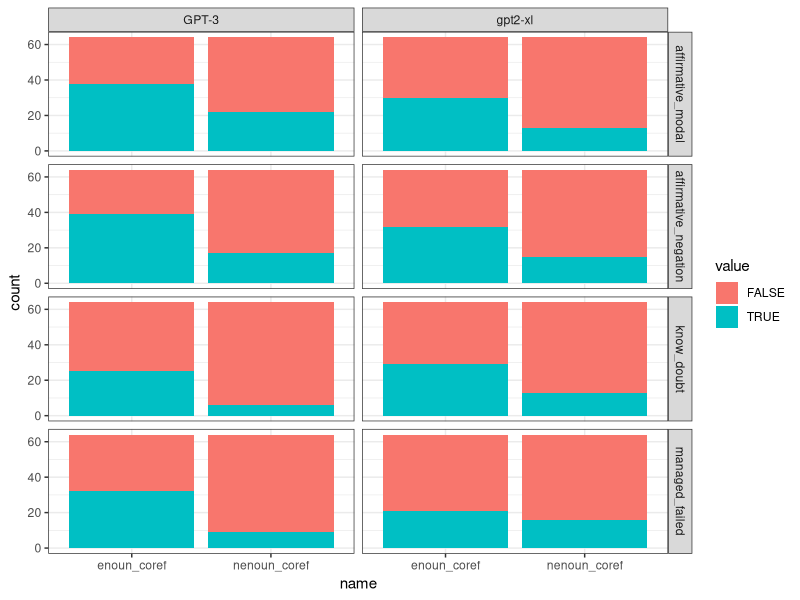
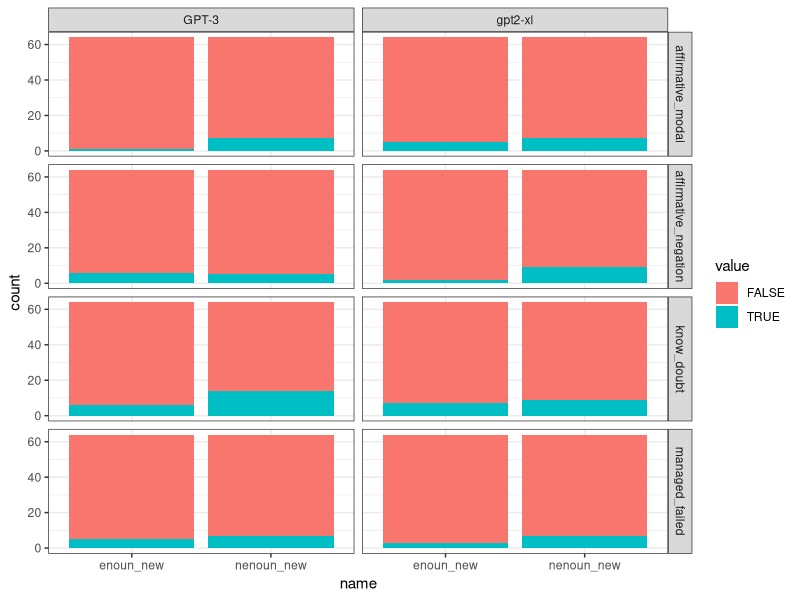

Source code (R) for these figures, in order:

library(tidyverse)
setwd(dirname(rstudioapi::getActiveDocumentContext()$path))
theme_set(theme_bw())

d = read.csv("annotations_round1.csv")



d2 = d %>% 
  mutate(modal_order = case_when(grepl("negation_affirmative", id) ~ 2,
                                 grepl("failed_managed", id) ~ 2,
                                 grepl("doubt_know", id) ~ 2,
                                 grepl("modal_affirmative", id) ~ 2,
                                 TRUE ~ 1)) %>%
  mutate(enoun_coref = case_when(order == 1 & modal_order == 1 ~ Noun.1.COREF, 
                                 order == 2 & modal_order == 2 ~ Noun.1.COREF, 
                                 TRUE ~  Noun.2.COREF),
         nenoun_coref = case_when(order == 1 & modal_order == 1 ~ Noun.2.COREF, 
                                  order == 2 & modal_order == 2 ~ Noun.2.COREF, 
                                  TRUE ~  Noun.1.COREF),
         enoun_new = case_when(order == 1 & modal_order == 1 ~ Noun.1.NEW, 
                               order == 2 & modal_order == 2 ~ Noun.1.NEW, 
                               TRUE ~  Noun.2.NEW),
         nenoun_new = case_when(order == 1 & modal_order == 1 ~ Noun.2.NEW, 
                                  order == 2 & modal_order == 2 ~ Noun.2.NEW, 
                                  TRUE ~  Noun.1.NEW),
         enoun_modal = case_when(order == 1 & modal_order == 1 ~ Noun.1.MODAL, 
                                 order == 2 & modal_order == 2 ~ Noun.1.MODAL, 
                                 TRUE ~  Noun.2.MODAL),
         nenoun_modal = case_when(order == 1 & modal_order == 1 ~ Noun.2.MODAL, 
                                  order == 2 & modal_order == 2 ~ Noun.2.MODAL, 
                                  TRUE ~  Noun.1.MODAL)
         ) %>%
  mutate(type = case_when(
    type == "negation_affirmative" ~ "affirmative_negation",
    type == "modal_affirmative" ~ "affirmative_modal",
    type == "doubt_know" ~ "know_doubt",
    type == "failed_managed" ~ "managed_failed",
    TRUE ~ type))

d2 %>% group_by(type,  model) %>% 
  summarise(e_coref_prop=mean(enoun_coref), 
            ne_coref_prop = mean(nenoun_coref),
            e_new_prop = mean(enoun_new),
            ne_new_prop = mean(nenoun_new),
            e_modal_prop = mean(enoun_modal),
            ne_modal_prop = mean(nenoun_modal),
            amb_prop = mean(Ambiguous.COREF),
            neither_prop = mean(Neither.mentioned)
            )
 
d2 %>% group_by( model) %>% 
  summarise(e_coref_prop=mean(enoun_coref), 
            ne_coref_prop = mean(nenoun_coref),
            e_new_prop = mean(enoun_new),
            ne_new_prop = mean(nenoun_new),
            e_modal_prop = mean(enoun_modal),
            ne_modal_prop = mean(nenoun_modal),
            amb_prop = mean(Ambiguous.COREF),
            neither_prop = mean(Neither.mentioned)
  )

d2 %>% 
   pivot_longer(
     cols = ends_with("_coref")
   ) %>%
   ggplot(aes(x=name, fill=value)) + geom_histogram(stat="count") + facet_grid(type~model)
 

d2 %>% 
  pivot_longer(
    cols = ends_with("_new")
  ) %>%
  ggplot(aes(x=name, fill=value)) + geom_histogram(stat="count") + facet_grid(type~model)
